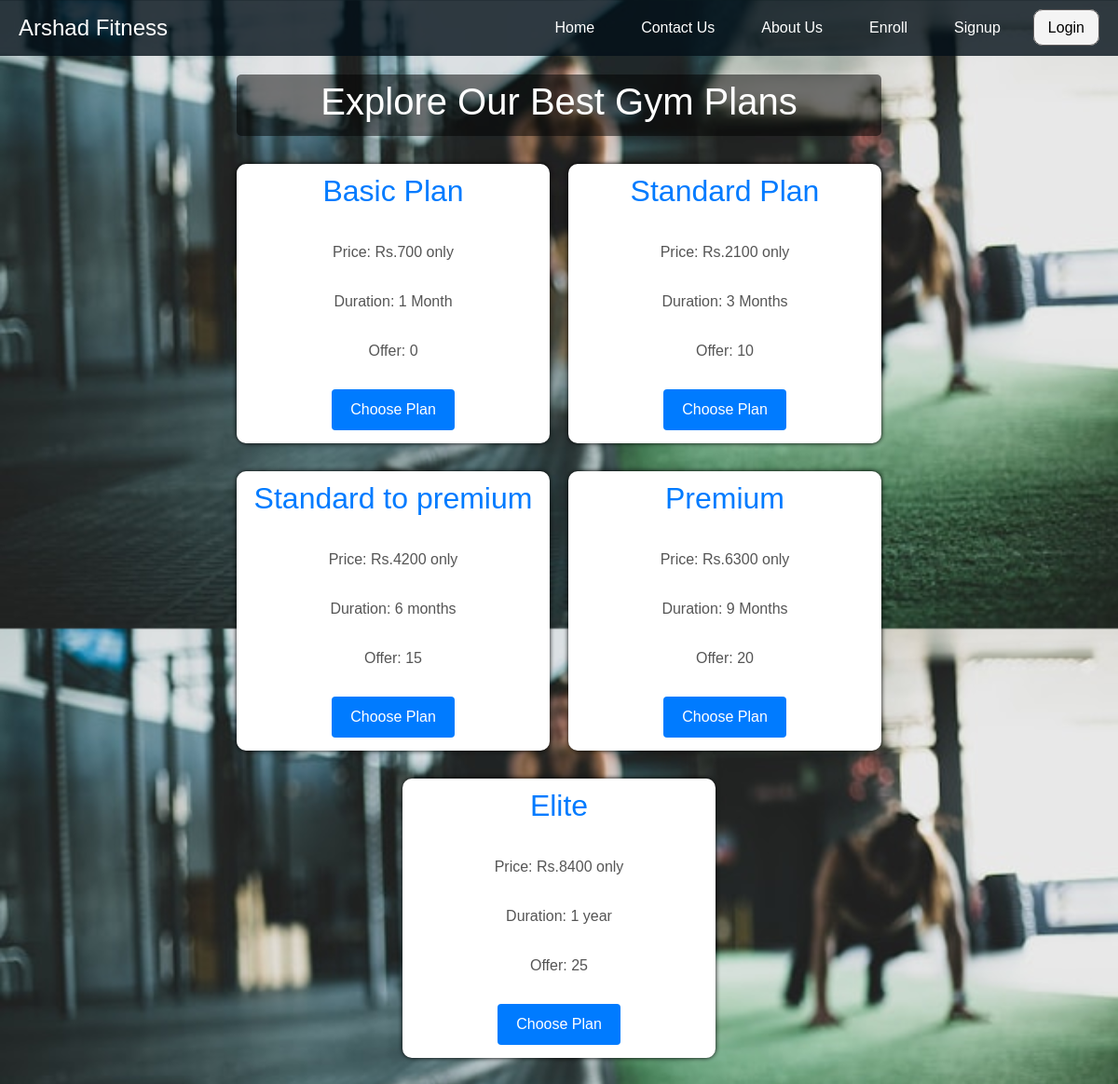
The app's page /explore_plans with its own data.
### app/models.py (models this page shows, shortened)
class MembershipPlan(models.Model):
    plan = models.CharField(max_length=50)
    price = models.IntegerField()
    duration=models.CharField(max_length=50)
    offer = models.IntegerField()

### app/views.py (the view)
# urls.py: path('explore_plans', views.explore_plans, name='explore_plan'),
def explore_plans(rerquest):
    plans = MembershipPlan.objects.all()
    context ={'plans':plans}
    return render(rerquest,"explore_plan.html",context)

### templates/explore_plan.html (shortened to what this page needs)
{% extends "base.html" %}
{% block body %}
<div class="plans-container">
    <div class="cart-container">
        <div class="plan-heading"><h1>Explore Our Best Gym Plans</h1></div>
        {% for plan in plans %}
            <div class="plan-cart">
                <h2>{{plan.plan}}</h2>
                <p>Price: Rs.{{plan.price}} only</p>
                <p>Duration: {{plan.duration}}</p>
                <p>Offer: {{plan.offer}}</p>
               <a href="/enroll" ><button class="choose-plan-btn">Choose Plan</button></a>
            </div>
        {% endfor %}
    </div>
</div>
{% endblock body %}

### templates/base.html (shortened to what this page needs)
{% load static %}
<!doctype html>
<html lang="en">
  <head>
    <link rel="stylesheet" href="https://cdn.jsdelivr.net/npm/bootstrap@5.3.3/dist/css/bootstrap.min.css">
    <link rel="stylesheet" href="https://cdn.jsdelivr.net/npm/bootstrap@5.3.3/dist/js/bootstrap.bundle.min.js">
    <link rel="stylesheet" href="https://cdn.jsdelivr.net/npm/bootstrap@4.6.2/dist/css/bootstrap.min.css">
    <link rel="stylesheet" href="{% static "css/base.css" %}">
    <link rel="stylesheet" href="{% static "css/index.css" %}">
    <link rel="stylesheet" href="{% static "css/signup.css" %}">
    <link rel="stylesheet" href="{% static "css/explore_plan.css" %}">
    <link rel="stylesheet" href="https://cdnjs.cloudflare.com/ajax/libs/font-awesome/6.6.0/css/all.min.css" />
  </head>
  <body>
    <nav class="navbar" id="nav">
      <div class="nav-brand">Arshad Fitness</div>
        <ul class="nav-links">
            <li><a href="/">Home</a></li>
            <li><a href="/contact">Contact Us</a></li>
            <li><a href="/about">About Us</a></li>
            <li><a href="/enroll">Enroll</a></li>
            {% if not request.user.is_authenticated %}
            <li><a href="/signup">Signup</a></li>
            <li><a href="/login" id="btn-login">Login</a></li>
            {% else %}
            <li><a href="/profile" id="btn-logout">Your Profile</a></li>
            <li><a href="/logout" id="btn-logout">Logout</a></li>
            {% endif %}
        </ul>
    </nav>
    <div class="loadAnimation">
      {% block body %}
      {% endblock body %}
    </div>
  </body>
</html>

### static/css/base.css (style rules this page uses)
* { padding: 0; margin: 0; }
.loadAnimation { animation: loadAnimation 2s; }
body { margin: 0; font-family: Arial, sans-serif; }
.navbar { display: flex; justify-content: space-between; align-items: center; background-color: rgba(3, 15, 24, 0.8); padding: 10px 20px; margin-bottom: 0px; height: 60px; }
#nav { width: 100%; position: fixed; top: 0px; z-index: 5; }
.nav-brand { font-size: 24px; color: white; }
.nav-links { list-style: none; margin: 0; padding: 0; display: flex; }
.nav-links li { margin-left: 20px; }
.nav-links a { text-decoration: none; color: white; padding: 10px 15px; transition: background-color 0.2s ease; border-radius: 10px; }
#btn-login, #btn-logout { border: 1px solid rgb(95, 92, 92); background-color: #f4f4f4; color: black; }

### static/css/signup.css (style rules this page uses)
body { background-image: url('../images/gympic4.jpg'); background-attachment: fixed; background-size: 100%; }
@media (max-width:1200px) { body { background-repeat: repeat; } }

### static/css/explore_plan.css (style rules this page uses)
.plans-container { display: flex; justify-content: center; margin-top: 60px; }
.plan-heading { display: flex; justify-content: center; color: #fff; background-color: rgba(0, 0, 0, 0.5); margin-bottom: 30px; padding: 5px 0px; width: 72%; border-radius: 5px; }
.cart-container { display: flex; flex-wrap: wrap; justify-content: center; width: 80%; padding: 20px 0; }
.plan-cart { background-color: white; display: flex; align-items: center; gap: 1.2rem; flex-direction: column; padding: 10px; margin-left: 10px; margin-right: 10px; margin-bottom: 30px; width: 35%; height: 300px; border-radius: 10px; box-shadow: 0 0 5px rgba(0, 0, 0, 1); box-sizing: border-box; transition: transform 0.5s ease; }
.plan-cart h2 { color: #007bff; margin-bottom: 15px; }
.plan-cart p { color: #555; margin-bottom: 10px; font-size: 16px; }
.choose-plan-btn { background-color: #007bff; color: white; border: none; padding: 10px 20px; border-radius: 4px; cursor: pointer; font-size: 16px; transition: background-color 0.3s ease; }

### records on screen
MembershipPlan: plan "Basic Plan", price "700", duration "1 Month", offer "0"
MembershipPlan: plan "Standard Plan", price "2100", duration "3 Months", offer "10"
MembershipPlan: plan "Standard to premium", price "4200", duration "6 months", offer "15"
MembershipPlan: plan "Premium", price "6300", duration "9 Months", offer "20"
MembershipPlan: plan "Elite", price "8400", duration "1 year", offer "25"
